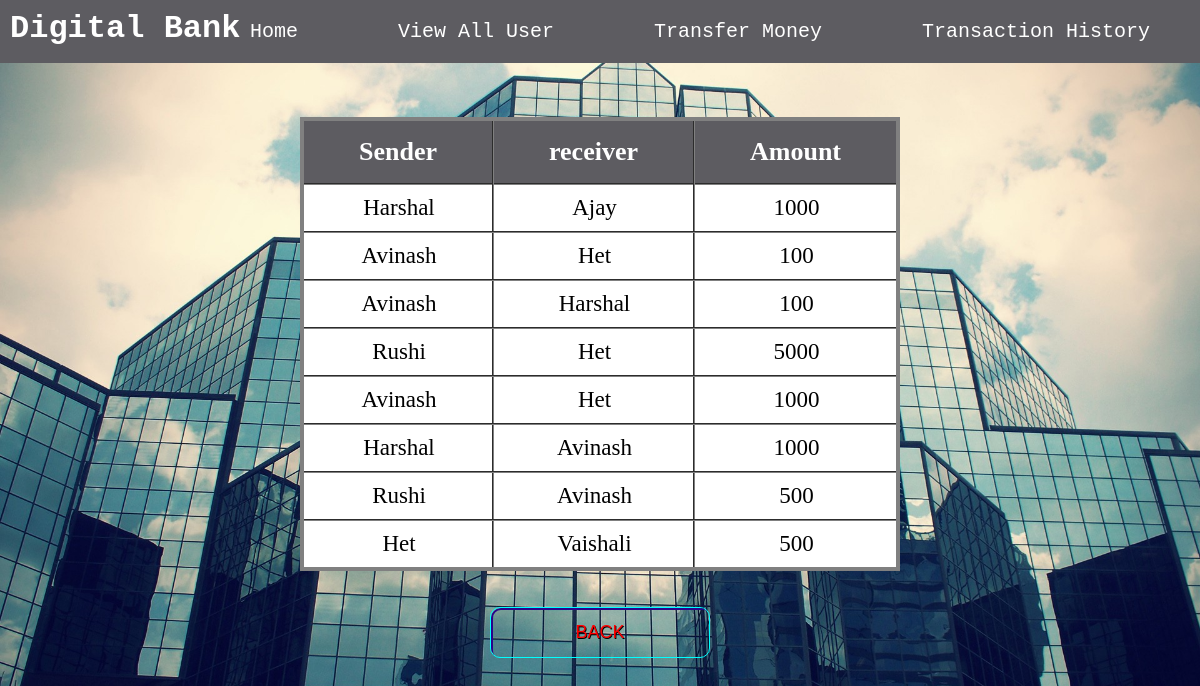
/transaction.php, run on the app's committed database.
### tables this page shows
CREATE TABLE `mini_statement` (
  `sender` varchar(15) NOT NULL,
  `receiver` varchar(15) NOT NULL,
  `amount` int(10) NOT NULL
);

### transaction.php (the view, shortened to what this page needs)
<?php
$con=mysqli_connect('localhost','root','','banking_system');
$q="select *from mini_statement";
$result=mysqli_query($con,$q);
?>
<!DOCTYPE html>
<html>
	<head>
		<link rel="stylesheet" href="https://cdnjs.cloudflare.com/ajax/libs/font-awesome/4.7.0/css/font-awesome.min.css">
		<link rel="stylesheet" href="button.css">
	</head>
	<body>
	<div id="header">
	   <h1 style="position: absolute; margin:0px; padding:10px 10px; color:white; font-family:Courier;">Digital Bank</h1>
	<ul>
  <li><a href="transaction.php">Transaction History</a></li>
  <li><a href="transfer.php">Transfer Money</a></li>
  <li><a href="getdetail.php">View All User </a></li>
  <li><a href="index.php">Home</a></li>
	</ul>
	</div><br><br><br>
		<table class="flat-table-1">
			<tr>
				<th>Sender</th>
				<th>receiver</th>
				<th>Amount</th>
			</tr>
			<tr>
			<?php while($row = $result->fetch_assoc()) { ?>
			<tr>
				<td><?php echo $row["sender"]; ?></td>
				<td><?php echo $row["receiver"]; ?></td>
				<td><?php echo $row["amount"]; ?></td>
			</tr>
			<?php } ?>
		</table>
		<br>
		<br>
		<form action="index.php" method="post">
			<div class="buttons">
				<button class="glow-on-hover" type="submit" name="name">BACK</button>
			</div>
		</form>
	</body>
</html>

### button.css (style rules this page uses)
.glow-on-hover { width: 220px; height: 51px; outline: none; color: red; font-size:18px; background:transparent; text-shadow: 0.7px 0.7px black; overflow: hidden; cursor: pointer; position: relative; z-index: 0; border-radius: 10px; border: 1px solid #00FFFF; }
.glow-on-hover:before { content: ''; background: skyblue; position: absolute; top: -2px; left:-2px; background-size: 400%; z-index: -1; filter: blur(5px); width: calc(100% + 4px); height: calc(100% + 4px); animation: glowing 20s linear infinite; opacity: 0; transition: opacity .3s ease-in-out; border-radius: 10px; }
.glow-on-hover:after { z-index: -1; content: ''; position: absolute; width: 100%; height: 100%; left: 0; top: 0; border-radius: 10px; border: 2px solid #28048a; background:transparent; }

### transaction.php (style rules this page uses)
ul { list-style-type: none; margin: 0px; padding: 0px; overflow: hidden; background-color: #5D5C61; }
li { float: right; }
li a { display: block; color: white; text-align: center; font-size:20px; padding: 20px 50px; text-decoration: none; font-family:Courier; }
body { background-image:url("images/11a.jpg"); margin:0px; background-repeat: no-repeat; background-size:cover; }
table { text-align:center; margin-left: auto; margin-right: auto; border:4px solid gray; border-radius:5px; border-collapse:collapse; background: none; }
th { color:#ffffff; font-size:26px; padding:16px 55px; background-color:#5D5C61; }
td { font-size:23px; background-color:white ; padding: 10px 20px 10px 22px; }
tr { transition: background 0.3s, box-shadow 0.3s; }
th,td { border-collapse:collapse; border:2px groove gray; }
.buttons { right:42%; text-align:center; }

### data on the page
mini_statement: sender "Harshal", receiver "Ajay", amount "1000"
mini_statement: sender "Avinash", receiver "Het", amount "100"
mini_statement: sender "Avinash", receiver "Harshal", amount "100"
mini_statement: sender "Rushi", receiver "Het", amount "5000"
mini_statement: sender "Avinash", receiver "Het", amount "1000"
mini_statement: sender "Harshal", receiver "Avinash", amount "1000"
mini_statement: sender "Rushi", receiver "Avinash", amount "500"
mini_statement: sender "Het", receiver "Vaishali", amount "500"
